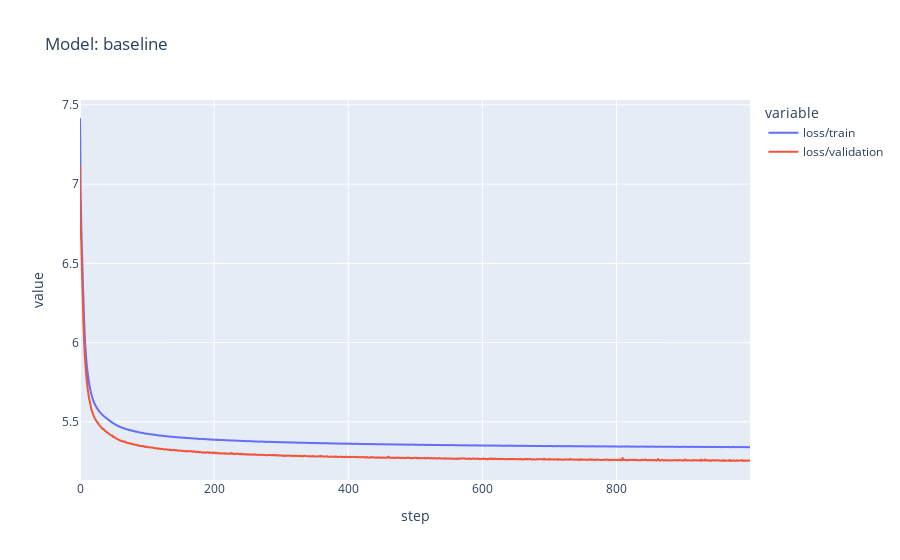
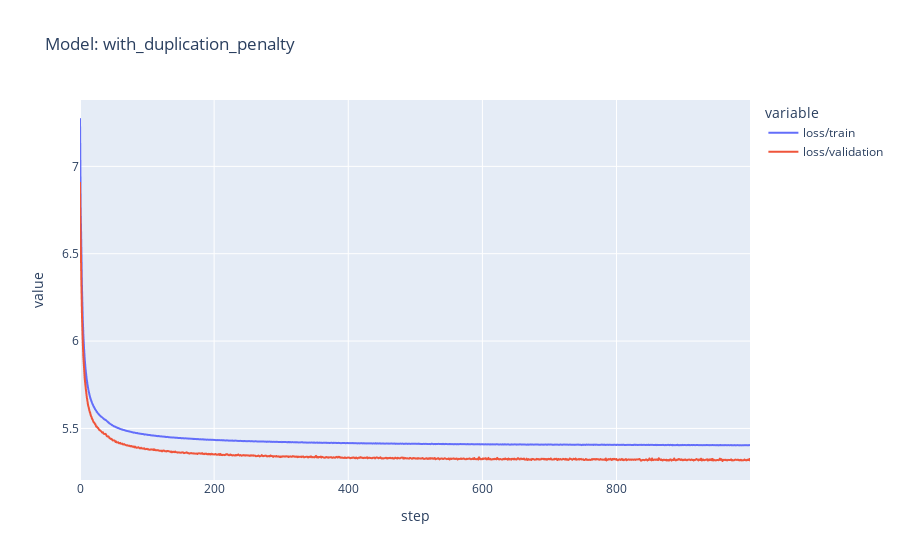

The notebook cell these images were saved under, in order:
### Code cell
k_values = [3, 5, 10]

for model_name, (model_file, tb_file) in models.items():
    print(f"======= Model: {model_name} =======")
    config, model, valid_dataloader = load_model_artifacts(
        model_file, "./training_config.yaml"
    )
    metrics = read_tensorboard_logs(tb_file)
    metrics_by_run = metrics.groupby(["step", "tag"]).mean().unstack()["value"]
    metrics_by_run.columns.name = None
    fig = px.line(metrics_by_run, title=f"Model: {model_name}")
    fig.show()

    print("======= Ranking Metrics =======")
    ranking_metrics = populate_ranking_metrics(
        model_name,
        model,
        valid_dataloader,
        config["movie_transformer_config"]["context_window_size"],
        k_values,
    )
    print(ranking_metrics.to_markdown())

### Figure 1 — Plotly figure (JSON) as saved in the notebook; plotly's stock layout.template omitted (floating-point values rounded to 4 significant figures; data arrays with more than 128 entries replaced by an {"elided": "..."} marker saying what was removed)
{"data": [{"hovertemplate": "variable=loss/train<br>step=%{x}<br>value=%{y}<extra></extra>", "legendgroup": "loss/train", "line": {"color": "#636efa", "dash": "solid"}, "marker": {"symbol": "circle"}, "mode": "lines", "name": "loss/train", "showlegend": true, "type": "scattergl", "x": {"elided": "1000 int values"}, "xaxis": "x", "y": {"elided": "1000 float values"}, "yaxis": "y"}, {"hovertemplate": "variable=loss/validation<br>step=%{x}<br>value=%{y}<extra></extra>", "legendgroup": "loss/validation", "line": {"color": "#EF553B", "dash": "solid"}, "marker": {"symbol": "circle"}, "mode": "lines", "name": "loss/validation", "showlegend": true, "type": "scattergl", "x": {"elided": "1000 int values"}, "xaxis": "x", "y": {"elided": "1000 float values"}, "yaxis": "y"}], "layout": {"legend": {"title": {"text": "variable"}, "tracegroupgap": 0}, "title": {"text": "Model: baseline"}, "xaxis": {"anchor": "y", "domain": [0, 1], "title": {"text": "step"}}, "yaxis": {"anchor": "x", "domain": [0, 1], "title": {"text": "value"}}}}

### Figure 2 — Plotly figure (JSON) as saved in the notebook; plotly's stock layout.template omitted (floating-point values rounded to 4 significant figures; data arrays with more than 128 entries replaced by an {"elided": "..."} marker saying what was removed)
{"data": [{"hovertemplate": "variable=loss/train<br>step=%{x}<br>value=%{y}<extra></extra>", "legendgroup": "loss/train", "line": {"color": "#636efa", "dash": "solid"}, "marker": {"symbol": "circle"}, "mode": "lines", "name": "loss/train", "showlegend": true, "type": "scattergl", "x": {"elided": "1000 int values"}, "xaxis": "x", "y": {"elided": "1000 float values"}, "yaxis": "y"}, {"hovertemplate": "variable=loss/validation<br>step=%{x}<br>value=%{y}<extra></extra>", "legendgroup": "loss/validation", "line": {"color": "#EF553B", "dash": "solid"}, "marker": {"symbol": "circle"}, "mode": "lines", "name": "loss/validation", "showlegend": true, "type": "scattergl", "x": {"elided": "1000 int values"}, "xaxis": "x", "y": {"elided": "1000 float values"}, "yaxis": "y"}], "layout": {"legend": {"title": {"text": "variable"}, "tracegroupgap": 0}, "title": {"text": "Model: with_duplication_penalty"}, "xaxis": {"anchor": "y", "domain": [0, 1], "title": {"text": "step"}}, "yaxis": {"anchor": "x", "domain": [0, 1], "title": {"text": "value"}}}}
